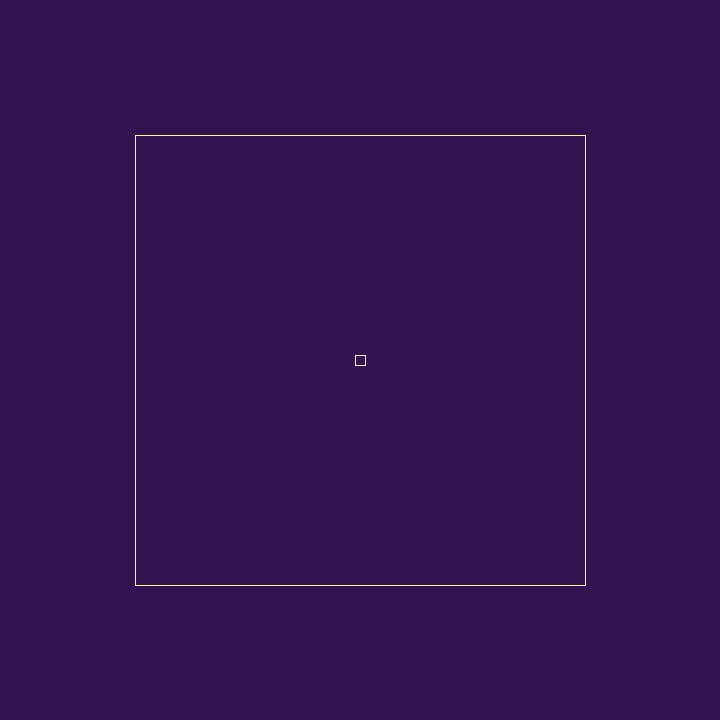
Frame 1 (no input)
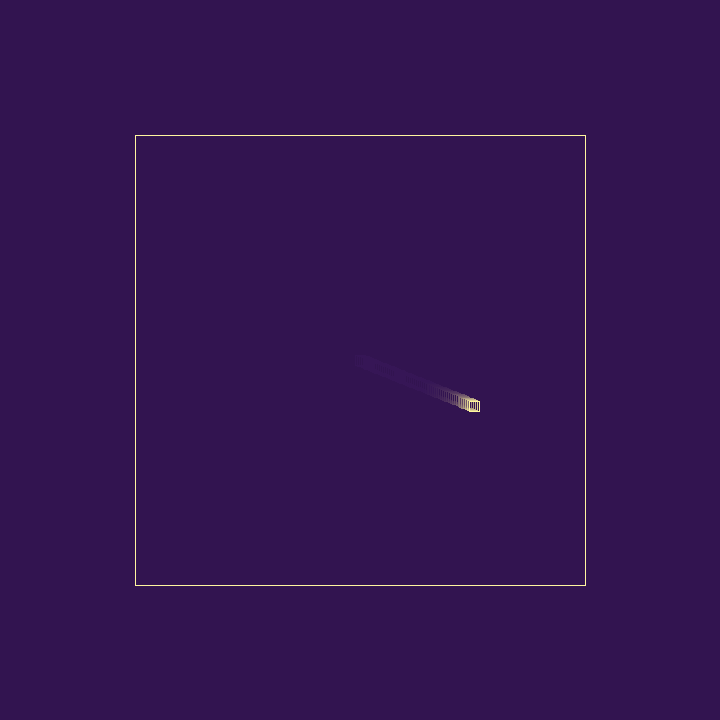
Frame 60 (the mouse pressed at the canvas centre just before this capture)
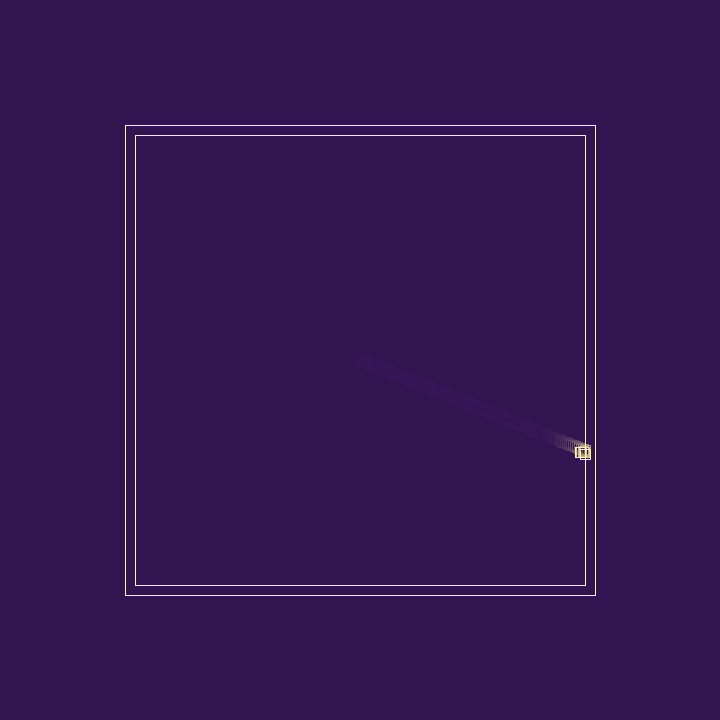
Frame 120 (the mouse held since frame 60 and released just before this capture)

The Processing sketch that drew these frames (run headless with seeded random() and noise(); from frame 60 on, the mouse is pressed at the canvas centre):

// Processing sketch: Personal_Piece_241201a
// ── Personal_Piece_241201a.pde
ArrayList<particle> balls;
int randomColor, maxBalls = 1000;
float ballSize = 10;
color[] fill = {#de004e, #fee440, #f887ff, #1afe49, #7a04eb, #85ebd9, #fbf665, #fe00fe, #ac61b9, #fff69f};

void setup() {
 size(720, 720);
 noSmooth();
 rectMode(CENTER);

 balls = new ArrayList<particle>();
 balls.add(new particle(width/2, height/2, ballSize, random(3), random(3)));
 background(50, 20, 80);

 randomColor = int(random(fill.length));
}

void draw() {
  
  fill(50, 20, 80, 40);
  noStroke();
  rect(width/2, height/2, width, height);
 
 for (int i = balls.size() - 1; i >= 0; i--) {
  particle ball = balls.get(i);
  ball.display(fill[randomColor]);

  // Update ball and check for edge collision
 if (ball.update()) {
  if (random(2) > 0.5) { // 50% chance
   if (balls.size() < maxBalls) {
    // Duplicate the ball
    balls.add(new particle(ball.position.x, ball.position.y, ballSize, random(3), random(3)));
   }
  }else {
   if (balls.size() > 1) {
    // Remove the ball
    balls.remove(i);
    }
   }
  }
 }
}

// ── particle.pde
class particle {
 // PROPERTIES
 PVector position, velocity, acceleration, boundaryLoc;
 float size, resetDist = 10;
 float rectSize = second() * 10;
 boolean hitEdge = false;
  
 // CONSTRUCTOR
 particle(float x, float y, float s, float vx, float vy) {
  position = new PVector(x, y);
  velocity = new PVector(vx, vy);
  acceleration = new PVector(0, 0);
  size = s;
 }

 // METHODS
 void display(color c) {
  noFill();
  stroke(c);
  rect(position.x, position.y, size, size);
  
  // Draw the boundary rectangle
  stroke(c);
  boundaryLoc = new PVector(width/2, height/2);
  rect(boundaryLoc.x, boundaryLoc.y, rectSize, rectSize);
 }

 boolean update() {
 boolean edgeHit = false;
  
  //reverse velocity if outside the bounds
  if (position.x <= width/2 - rectSize/2 || position.x >= width/2 + rectSize/2) {
   velocity.x *= -1; // Reverse direction
   velocity.x += random(1); // Add randomness
   edgeHit = true; // makes the boolean true
  }
  
  if (position.y <= height/2 - rectSize/2 || position.y >= height/2 + rectSize/2) {
   velocity.y *= -1;
   velocity.y += random(1);
   edgeHit = true;
  }
  
  if (position.y <= height/2 - rectSize/2 - resetDist || position.y >= height/2 + rectSize/2 + resetDist 
  || position.x <= width/2 - rectSize/2 - resetDist || position.x >= width/2 + rectSize/2 + resetDist) {
   position.set(width/2, height/2); 
  }
  
  // Update position
  position.add(velocity);
  velocity.add(acceleration);
  velocity.limit(20); // Limit max speed
 
  return edgeHit; // Return whether it hit the edge
 }
}
